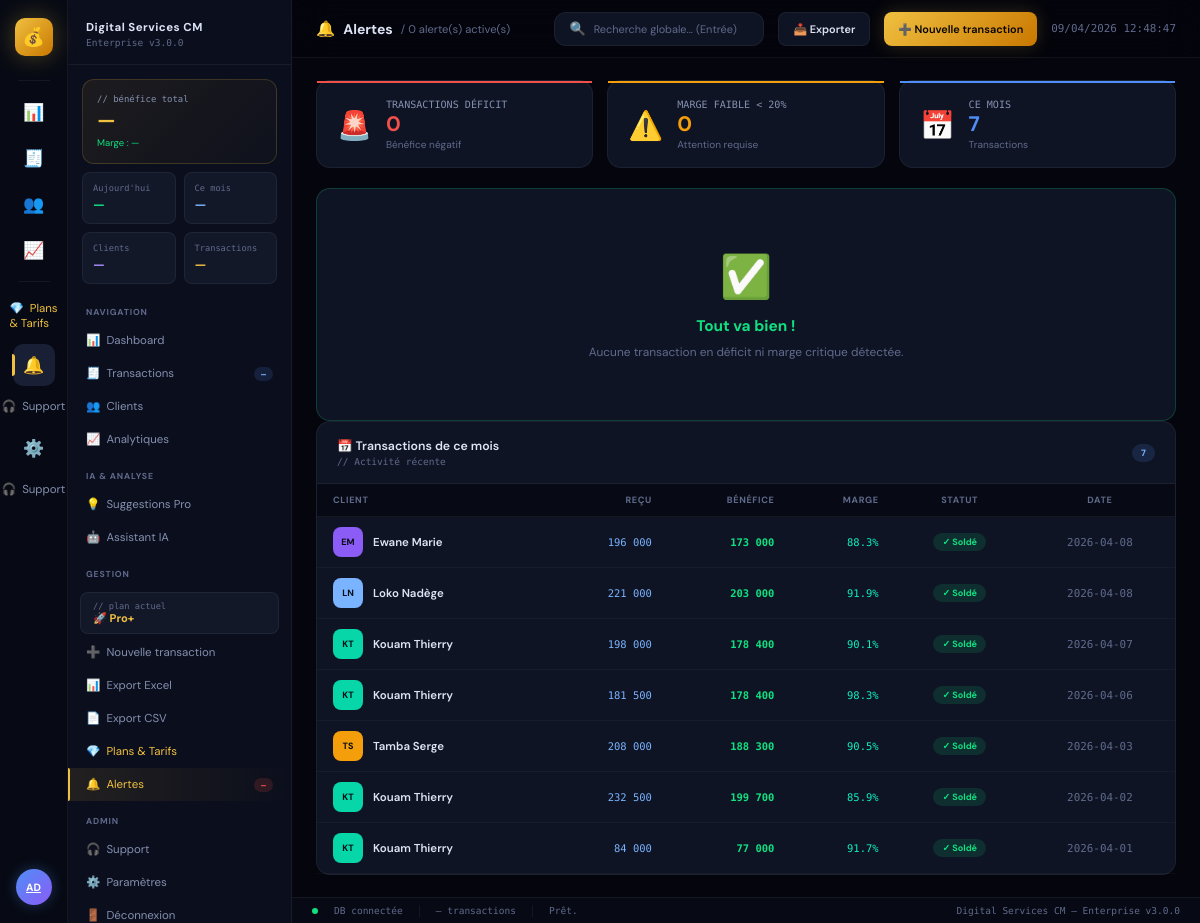
/alerts (signed in), run on the app's committed database.
### app/models.py (models this page shows, shortened)
class User(UserMixin, db.Model):
    __tablename__ = "users"
    id         = db.Column(db.Integer, primary_key=True)
    username   = db.Column(db.String(80),  unique=True, nullable=False)
    email      = db.Column(db.String(120), unique=True, nullable=False)
    password_h = db.Column(db.String(256), nullable=False)
    role       = db.Column(db.String(20),  default="admin")  # admin | viewer
    created_at = db.Column(db.DateTime, default=datetime.utcnow)
    last_login = db.Column(db.DateTime)

class Transaction(db.Model):
    __tablename__ = "transactions"
    id           = db.Column(db.Integer, primary_key=True)
    client       = db.Column(db.String(120), nullable=False, index=True)
    montant_recu = db.Column(db.Float, nullable=False)
    transport    = db.Column(db.Float, default=0.0)
    autres       = db.Column(db.Float, default=0.0)
    date         = db.Column(db.String(10), nullable=False, index=True)
    statut       = db.Column(db.String(20), default="soldé")
    notes        = db.Column(db.Text, default="")
    created_at   = db.Column(db.DateTime, default=datetime.utcnow)
    updated_at   = db.Column(db.DateTime, default=datetime.utcnow,
                             onupdate=datetime.utcnow)
    @property
    def benefice(self) -> float:
        return round(self.montant_recu - self.transport - self.autres, 2)
    @property
    def marge(self) -> float:
        if self.montant_recu == 0:
            return 0.0
        return round(self.benefice / self.montant_recu * 100, 1)

### app/routes/settings.py (the view)
@bp.route("/alerts")
@login_required
def alerts():
    deficits = Transaction.query.filter(
        (Transaction.montant_recu - Transaction.transport - Transaction.autres) < 0
    ).order_by(Transaction.date.desc()).all()
    low_margin = [t for t in Transaction.query.filter(
        Transaction.montant_recu > 0).all()
        if 0 <= t.marge < MARGE_SEUIL]
    low_margin.sort(key=lambda x: x.marge)
    from datetime import date
    mois = date.today().isoformat()[:7]
    ce_mois = Transaction.query.filter(
        Transaction.date.like(f"{mois}%")
    ).order_by(Transaction.date.desc()).all()
    return render_template("settings/alerts.html",
        active="alerts", stats=get_global_stats(),
        deficits=deficits, low_margin=low_margin[:10],
        ce_mois=ce_mois, seuil=MARGE_SEUIL)

### app/models.py (called while the page is built)
    @property
    def plan_info(self) -> dict:
        return PLANS.get(self.plan, PLANS["free"])

    @property
    def days_left(self) -> int:
        if not self.expires_at:
            return 9999
        delta = self.expires_at - datetime.utcnow()
        return max(0, delta.days)

### app/services/billing.py (called while the page is built)
def get_active_sub(user_id: int) -> Subscription:
    sub = Subscription.query.filter_by(
        user_id=user_id, status="active"
    ).order_by(Subscription.started_at.desc()).first()
    if not sub:
        sub = Subscription(user_id=user_id, plan="free", status="active")
        db.session.add(sub)
        db.session.commit()
    return sub

def get_plan_context(user_id: int) -> dict:
    from app.models import Transaction
    sub   = get_active_sub(user_id)
    plan  = sub.plan_info
    limit = plan["tx_limit"]
    nb_tx = Transaction.query.count()
    pct   = round(nb_tx / limit * 100) if limit > 0 else 0
    return {
        "plan":      sub.plan,
        "plan_info": plan,
        "sub":       sub,
        "nb_tx":     nb_tx,
        "tx_limit":  limit,
        "tx_pct":    min(pct, 100),
        "is_free":   sub.plan == "free",
        "is_pro":    sub.plan in ("pro", "pro_plus"),
        "days_left": sub.days_left,
        "near_limit": limit > 0 and nb_tx >= limit * 0.8,  # 80% de la limite
        "at_limit":   limit > 0 and nb_tx >= limit,
    }

### templates/settings/alerts.html (shortened to what this page needs)
{% extends "base.html" %}
{% block page_icon %}🔔{% endblock %}
{% block page_title %}Alertes{% endblock %}
{% block page_sub %}/ {{ deficits|length + low_margin|length }} alerte(s) active(s){% endblock %}
{% block content %}
<div style="display:grid;grid-template-columns:repeat(3,1fr);gap:14px;margin-bottom:20px">
  <div class="card" style="border-color:{% if deficits %}rgba(240,80,74,.3){% else %}var(--border){% endif %}">
    <div style="height:2px;background:var(--danger)"></div>
    <div style="padding:16px 20px;display:flex;align-items:center;gap:14px">
      <div style="font-size:2rem">🚨</div>
      <div>
        <div style="font-size:.72rem;color:var(--muted2);font-family:var(--mono)">TRANSACTIONS DÉFICIT</div>
        <div style="font-size:1.5rem;font-weight:700;color:var(--danger)">{{ deficits|length }}</div>
        <div style="font-size:.72rem;color:var(--muted)">Bénéfice négatif</div>
      </div>
    </div>
  </div>
  <div class="card" style="border-color:{% if low_margin %}rgba(245,158,11,.3){% else %}var(--border){% endif %}">
    <div style="height:2px;background:var(--warn)"></div>
    <div style="padding:16px 20px;display:flex;align-items:center;gap:14px">
      <div style="font-size:2rem">⚠️</div>
      <div>
        <div style="font-size:.72rem;color:var(--muted2);font-family:var(--mono)">MARGE FAIBLE &lt; 20%</div>
        <div style="font-size:1.5rem;font-weight:700;color:var(--warn)">{{ low_margin|length }}</div>
        <div style="font-size:.72rem;color:var(--muted)">Attention requise</div>
      </div>
    </div>
  </div>
  <div class="card">
    <div style="height:2px;background:var(--blue)"></div>
    <div style="padding:16px 20px;display:flex;align-items:center;gap:14px">
      <div style="font-size:2rem">📅</div>
      <div>
        <div style="font-size:.72rem;color:var(--muted2);font-family:var(--mono)">CE MOIS</div>
        <div style="font-size:1.5rem;font-weight:700;color:var(--blue)">{{ ce_mois|length }}</div>
        <div style="font-size:.72rem;color:var(--muted)">Transactions</div>
      </div>
    </div>
  </div>
</div>
{% if not deficits and not low_margin %}
<div class="card" style="text-align:center;padding:60px 20px;border-color:rgba(16,224,128,.2)">
  <div style="font-size:3rem;margin-bottom:12px">✅</div>
  <div style="font-size:1.1rem;font-weight:700;color:var(--success);margin-bottom:8px">Tout va bien !</div>
  <div style="color:var(--muted);font-size:.85rem">Aucune transaction en déficit ni marge critique détectée.</div>
</div>
{% endif %}
{% if ce_mois %}
<div class="card">
  <div class="card-header">
    <div>
      <div class="card-title">📅 Transactions de ce mois</div>
      <div class="card-sub">// Activité récente</div>
    </div>
    <span class="badge badge-blue">{{ ce_mois|length }}</span>
  </div>
  <div class="table-wrap">
    <table>
      <thead>
        <tr>
          <th>Client</th>
          <th class="r">Reçu</th>
          <th class="r">Bénéfice</th>
          <th class="r">Marge</th>
          <th class="c">Statut</th>
          <th class="c">Date</th>
        </tr>
      </thead>
      <tbody>
        {% for t in ce_mois %}
        <tr onclick="location.href='{{ url_for('transactions.edit', tid=t.id) }}'">
          <td>
            <div class="client-cell">
              <div class="avatar" style="background:{{ t.client|av_color }};color:#060c14">{{ t.client|initials }}</div>
              <div class="client-name">{{ t.client }}</div>
            </div>
          </td>
          <td class="r text-mono text-blue">{{ t.montant_recu|fmt_money }}</td>
          <td class="r text-mono {% if t.benefice >= 0 %}pos{% else %}neg{% endif %}">{{ t.benefice|fmt_money }}</td>
          <td class="r text-mono" style="color:{% if t.marge >= 50 %}var(--teal){% else %}var(--warn){% endif %}">{{ t.marge }}%</td>
          <td class="c">
            {% if t.statut=='soldé' %}<span class="badge badge-solde">✓ Soldé</span>
            {% elif t.statut=='partiel' %}<span class="badge badge-partiel">⏳ Partiel</span>
            {% else %}<span class="badge badge-deficit">✗ Déficit</span>{% endif %}
          </td>
          <td class="c text-muted text-mono text-sm">{{ t.date }}</td>
        </tr>
        {% endfor %}
      </tbody>
    </table>
  </div>
</div>
{% endif %}
{% endblock %}

### templates/base.html (shortened to what this page needs)
<!DOCTYPE html>
<html lang="fr">
<head>
<link rel="stylesheet" href="{{ url_for('static', filename='css/main.css') }}">
</head>
<body>
<div class="shell">
  <nav class="rail">
    <a href="{{ url_for('dashboard.index') }}" class="rail-logo" title="Accueil">💰</a>
    <div class="rail-sep"></div>
    {% set nav = [
      ('dashboard.index',    '📊', 'Dashboard',    'dashboard'),
      ('transactions.index', '🧾', 'Transactions', 'transactions'),
      ('clients.index',      '👥', 'Clients',      'clients'),
      ('analytics.index',    '📈', 'Analytiques',  'analytics'),
    ] %}
    {% for endpoint, icon, label, key in nav %}
    <a href="{{ url_for(endpoint) }}"
       class="rail-icon {% if active == key %}active{% endif %}">
      {{ icon }}
    </a>
    {% endfor %}
    <div class="rail-sep"></div>
    <a href="{{ url_for('billing.pricing') }}"
       class="sb-item {% if active == 'billing' %}active{% endif %}"
       style="color:var(--gold)">
      💎&nbsp;&nbsp;Plans & Tarifs
    </a>
    <a href="{{ url_for('settings.alerts') }}"
       class="rail-icon {% if active == 'alerts' %}active{% endif %}"
       style="position:relative">
      🔔
    </a>
    <a href="{{ url_for('support.index') }}"
       class="sb-item {% if active == 'support' %}active{% endif %}">
      🎧&nbsp;&nbsp;Support
    </a>
    <a href="{{ url_for('settings.settings') }}"
       class="rail-icon {% if active == 'settings' %}active{% endif %}">
      ⚙️
    </a>
    <a href="{{ url_for('support.index') }}"
       class="sb-item {% if active == 'support' %}active{% endif %}">
      🎧&nbsp;&nbsp;Support
    </a>
    <a href="{{ url_for('settings.settings') }}"
       class="rail-avatar"
       title="{{ current_user.username if current_user.is_authenticated else '' }}">
      {{ current_user.username[:2].upper() if current_user.is_authenticated else 'AX' }}
    </a>
  </nav>
  <aside class="sidebar">
    <div class="sb-header">
      <h2>Digital Services CM</h2>
      <p>Enterprise v3.0.0</p>
    </div>
    <div class="sb-kpi">
      <div class="sb-kpi-label">// bénéfice total</div>
      <div class="sb-kpi-val" id="sb-total-val">—</div>
      <div class="sb-kpi-sub" id="sb-marge-val">Marge : —</div>
    </div>
    <div class="sb-mini-grid">
      <div class="sb-mini">
        <div class="sb-mini-label">Aujourd'hui</div>
        <div class="sb-mini-val text-success" id="sb-jour">—</div>
      </div>
      <div class="sb-mini">
        <div class="sb-mini-label">Ce mois</div>
        <div class="sb-mini-val text-blue" id="sb-mois">—</div>
      </div>
      <div class="sb-mini">
        <div class="sb-mini-label">Clients</div>
        <div class="sb-mini-val text-violet" id="sb-clients">—</div>
      </div>
      <div class="sb-mini">
        <div class="sb-mini-label">Transactions</div>
        <div class="sb-mini-val text-gold" id="sb-txs">—</div>
      </div>
    </div>
    <div class="sb-section">Navigation</div>
    {% for endpoint, icon, label, key in nav %}
    <a href="{{ url_for(endpoint) }}"
       class="sb-item {% if active == key %}active{% endif %}">
      {{ icon }}&nbsp;&nbsp;{{ label }}
      {% if key == 'transactions' %}
        <span class="sb-badge blue" id="sb-badge-tx">—</span>
      {% endif %}
    </a>
    {% endfor %}
    <div class="sb-section">IA & Analyse</div>
    <a href="{{ url_for('ai.suggestions') }}"
       class="sb-item {% if active == 'ai_suggestions' %}active{% endif %}"
       style="{% if not plan_ctx or plan_ctx.is_free %}opacity:.5{% endif %}">
      💡&nbsp;&nbsp;Suggestions Pro
    </a>
    <a href="{{ url_for('ai.chat') }}"
       class="sb-item {% if active == 'ai_chat' %}active{% endif %}"
       style="{% if not plan_ctx or plan_ctx.plan != 'pro_plus' %}opacity:.5{% endif %}">
      🤖&nbsp;&nbsp;Assistant IA
    </a>
    <div class="sb-section">Gestion</div>
    <div style="margin:6px 12px 2px;padding:8px 12px;background:var(--card2);border-radius:8px;border:1px solid var(--border)">
      <div style="font-size:.62rem;color:var(--muted);font-family:var(--mono)">// plan actuel</div>
      <div style="font-size:.8rem;font-weight:700;color:{{ plan_ctx.plan_info.color if plan_ctx else 'var(--muted)' }}">
        {{ plan_ctx.plan_info.icon if plan_ctx else '🆓' }}
        {{ plan_ctx.plan_info.name if plan_ctx else 'Gratuit' }}
      </div>
    </div>
    <a href="{{ url_for('transactions.add') }}" class="sb-item">➕&nbsp;&nbsp;Nouvelle transaction</a>
    <a href="{{ url_for('transactions.export_excel_route') }}" class="sb-item">📊&nbsp;&nbsp;Export Excel</a>
    <a href="{{ url_for('transactions.export_csv_route') }}" class="sb-item">📄&nbsp;&nbsp;Export CSV</a>
    <a href="{{ url_for('billing.pricing') }}"
       class="sb-item {% if active == 'billing' %}active{% endif %}"
       style="color:var(--gold)">
      💎&nbsp;&nbsp;Plans & Tarifs
    </a>
    <a href="{{ url_for('settings.alerts') }}"
       class="sb-item {% if active == 'alerts' %}active{% endif %}">
      🔔&nbsp;&nbsp;Alertes
      <span class="sb-badge red" id="sb-badge-alerts">—</span>
    </a>
    <div class="sb-section">Admin</div>
    <a href="{{ url_for('support.index') }}"
       class="sb-item {% if active == 'support' %}active{% endif %}">
      🎧&nbsp;&nbsp;Support
    </a>
    <a href="{{ url_for('settings.settings') }}"
       class="sb-item {% if active == 'settings' %}active{% endif %}">
      ⚙️&nbsp;&nbsp;Paramètres
    </a>
    <a href="{{ url_for('auth.logout') }}" class="sb-item">🚪&nbsp;&nbsp;Déconnexion</a>
  </aside>
  <div class="content">
    <header class="topbar">
      <div class="topbar-title">
        <span class="page-icon">{% block page_icon %}📊{% endblock %}</span>
        {% block page_title %}Dashboard{% endblock %}
        <span class="page-sub">{% block page_sub %}{% endblock %}</span>
      </div>
      <div class="topbar-search">
        <span style="color:var(--muted);font-size:13px">🔍</span>
        <input type="text" id="global-search"
               placeholder="Recherche globale... (Entrée)" autocomplete="off">
      </div>
      {% block topbar_actions %}
      <a href="{{ url_for('transactions.export_excel_route') }}" class="btn btn-ghost">📥 Exporter</a>
      {% endblock %}
      <a href="{{ url_for('transactions.add') }}" class="btn btn-primary">➕ Nouvelle transaction</a>
      <span class="text-mono text-muted text-sm" id="clock"></span>
    </header>
    <main class="page-scroll">
      {% block content %}{% endblock %}
    </main>
    <footer class="statusbar">
      <div class="status-dot"></div>
      <span>DB connectée</span>
      <span id="status-tx">— transactions</span>
      <span id="status-msg">Prêt.</span>
      <span style="margin-left:auto">Digital Services CM — Enterprise v3.0.0</span>
    </footer>
  </div>
</div>
</body>
</html>

### data on the page
User: username "AD"
Transaction: client|initials "EM", client "Ewane Marie", montant_recu|fmt_money "196 000", benefice|fmt_money "173 000", marge "88.3", statut "✓ Soldé", date "2026-04-08"
Transaction: client|initials "LN", client "Loko Nadège", montant_recu|fmt_money "221 000", benefice|fmt_money "203 000", marge "91.9", statut "✓ Soldé", date "2026-04-08"
Transaction: client|initials "KT", client "Kouam Thierry", montant_recu|fmt_money "198 000", benefice|fmt_money "178 400", marge "90.1", statut "✓ Soldé", date "2026-04-07"
Transaction: client|initials "KT", client "Kouam Thierry", montant_recu|fmt_money "181 500", benefice|fmt_money "178 400", marge "98.3", statut "✓ Soldé", date "2026-04-06"
Transaction: client|initials "TS", client "Tamba Serge", montant_recu|fmt_money "208 000", benefice|fmt_money "188 300", marge "90.5", statut "✓ Soldé", date "2026-04-03"
Transaction: client|initials "KT", client "Kouam Thierry", montant_recu|fmt_money "232 500", benefice|fmt_money "199 700", marge "85.9", statut "✓ Soldé", date "2026-04-02"
Transaction: client|initials "KT", client "Kouam Thierry", montant_recu|fmt_money "84 000", benefice|fmt_money "77 000", marge "91.7", statut "✓ Soldé", date "2026-04-01"

### other printed values
{{ icon }} "📊" "🧾" "👥" "📈"
{{ label }} "Dashboard" "Transactions" "Clients" "Analytiques"
{{ plan_ctx.plan_info.icon if plan_ctx else '🆓' }} "🚀"
{{ plan_ctx.plan_info.name if plan_ctx else 'Gratuit' }} "Pro+"
{{ deficits|length + low_margin|length }} "0"
{{ deficits|length }} "0"
{{ low_margin|length }} "0"
{{ ce_mois|length }} "7"
